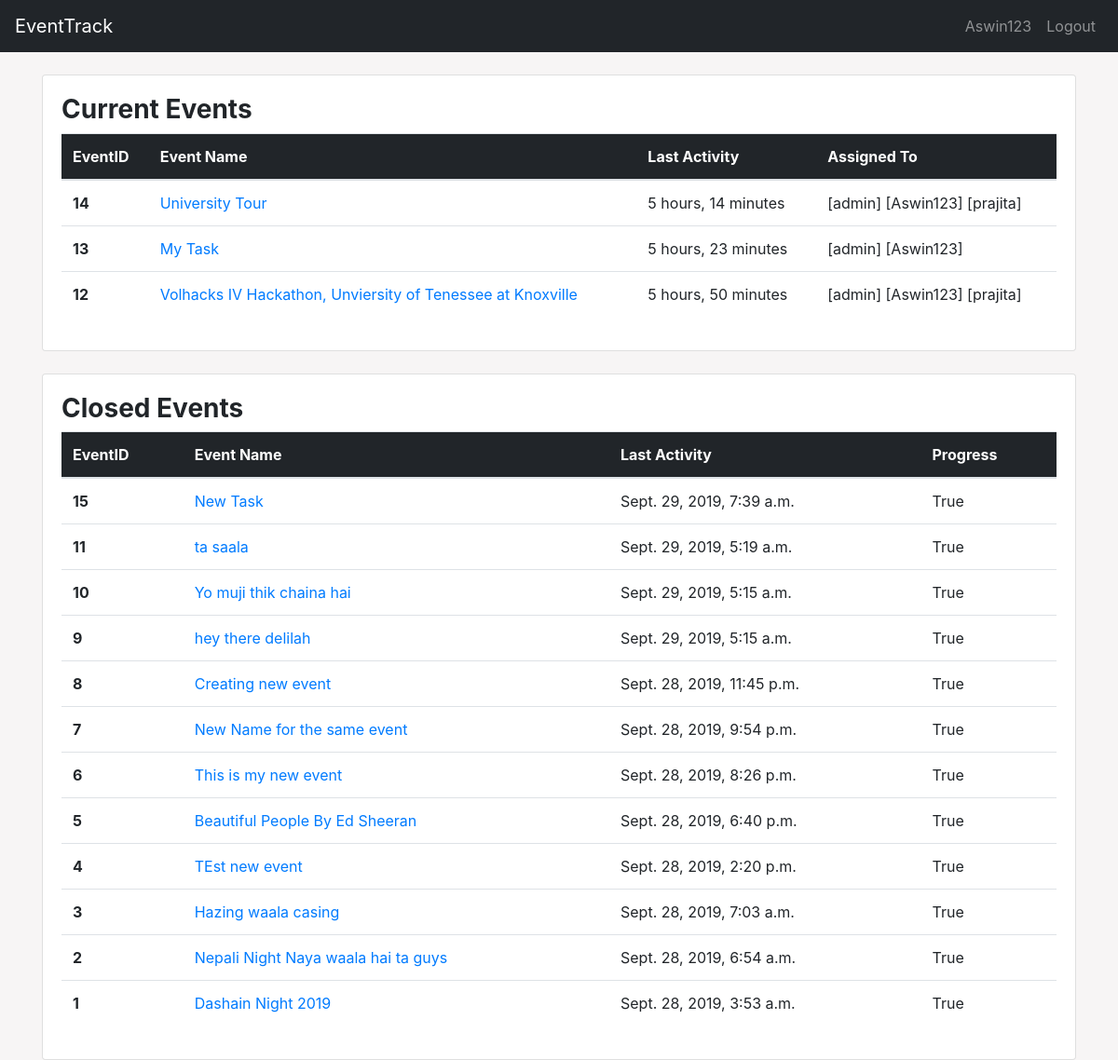
Screenshot of / (signed in) with the database file from the repository.
### main/models.py (models this page shows, shortened)
class Event(models.Model):
    event_name = models.CharField(max_length=250)
    created_by = models.ForeignKey(User, related_name="created_by",on_delete=models.CASCADE)
    created_on = models.DateTimeField(auto_now_add= True)
    volunteers = models.ManyToManyField(User, related_name="volunteers")
    closed     = models.BooleanField(default=False)
    hits       = models.IntegerField(default=0, blank=True, null=True)
    image      = models.ImageField(default=None, blank=True, null=True)
    slug       = models.SlugField(unique=True, max_length=1000)

### main/views.py (the view)
# urls.py: 2. Add a URL to urlpatterns:  path('', views.home, name='home')
def home(request):
    print("This is working")
    current_events = Event.objects.filter(closed=False).order_by('-created_on')
    closed_events = Event.objects.filter(closed=True).order_by("-created_on")
    context = {
        "current_events": current_events,
        "closed_events": closed_events
    }
    return render(request, 'main/index.html', context)

### main/templates/main/index.html (shortened to what this page needs)
{% extends 'main/base.html' %}
{% block content %}
<br>
<div class="container">
    <div class="card">
        <div class="card-body">
            <table class="table table-hover">
                <h3><strong>Current Events</strong></h3>
                <thead>
                  <tr>
                    <th scope="col">EventID</th>
                    <th scope="col">Event Name</th>
                    <th scope="col">Last Activity</th>
                    {% if request.user.is_superuser %}
                    <th scope="col">Action</th>
                    {% else %}
                    <th>Assigned To</th>
                    {% endif %}
                  </tr>
                </thead>
                <tbody>
                    {% for event in current_events %}
                  <tr>
                    <th scope="row">{{ event.id }}</th>
                    <td><a href="{% url 'main:details' event.slug %}">{{ event.event_name }}</a> </td>
                    <td>{{ event.created_on | timesince }}</td>
                    {% if request.user.is_superuser %}
                    <td><a href="{% url 'main:edit_event' event.slug %}"><i class="far fa-edit" style="color: orange;" data-toggle="tooltip" data-placement="top" title="Edit this event"></i></a>   /   / <a href="{% url 'main:close_event' event.slug %}">Close Event</a></td>
                    {% else %}
                    <td>{% for volunteer in event.volunteers.all %}[{{ volunteer.username }}] {% endfor %}</td>
                    {% endif %}
                  </tr>
                  {% endfor %}
                </tbody>
              </table>
        </div>
    </div>
</div>
<br>
<div class="container">
    <div class="card">
        <div class="card-body">
            <table class="table table-hover">
                <h3><strong>Closed Events</strong></h3>
                <thead>
                  <tr>
                    <th scope="col">EventID</th>
                    <th scope="col">Event Name</th>
                    <th scope="col">Last Activity</th>
                    <th scope="col">Progress</th>
                  </tr>
                </thead>
                <tbody>
                    {% for event in closed_events %}
                  <tr>
                    <th scope="row">{{ event.id }}</th>
                    <td><a href="{% url 'main:details' event.slug %}">{{ event.event_name }}</a></td>
                    <td>{{ event.created_on }}</td>
                    <td>{{ event.closed }}</td>
                  </tr>
                  {% endfor %}
                </tbody>
              </table>
        </div>
    </div>
</div>
{% endblock %}

### main/templates/main/base.html (shortened to what this page needs)
<!doctype html>
<html lang="en">
  <head>
    <link rel="stylesheet" href="https://maxcdn.bootstrapcdn.com/bootstrap/4.0.0/css/bootstrap.min.css">
    {% load staticfiles %}
    <link rel="stylesheet" href="{% static 'css/main.css' %}">
    <link href="https://maxcdn.bootstrapcdn.com/font-awesome/4.7.0/css/font-awesome.min.css" rel="stylesheet"
>
  </head>
  <body>
<nav class="navbar navbar-expand-lg navbar-dark" id="setColor">
    <a class="navbar-brand" href="{% url 'main:home' %}">EventTrack</a>
    <div class="collapse navbar-collapse" id="navbarNavDropdown">
      <ul class="navbar-nav ml-auto">
        {% if not request.user.is_authenticated %}
        <li class="nav-item">
          <a class="nav-link" href="{% url 'accounts:login' %}">Login</a>
        </li>
        <li class="nav-item">
          <a class="nav-link" href="{% url 'accounts:register' %}">Register</a>
        </li>
        {% else %}
        <li class="nav-item">
            <a class="nav-link" href="#">{{ request.user.username }}</a>
        </li>
        <li class="nav-item">
            <a class="nav-link" href="{% url 'accounts:logout' %}">Logout</a>
        </li>
        {% endif %}
      </ul>
    </div>
  </nav>
{% block content %}
{% endblock %}
  </body>
</html>

### main/static/css/main.css (style rules this page uses)
body { background-color: #f7f5f5; }
thead { background: #212529; color: white; }
#setColor { background: #212529; color: white; }

### rows the page displays
Event: id "14", event_name "University Tour", created_on "5 hours, 14 minutes"
Event: id "13", event_name "My Task", created_on "5 hours, 23 minutes"
Event: id "12", event_name "Volhacks IV Hackathon, Unviersity of Tenessee at Knoxville", created_on "5 hours, 50 minutes"
Event: id "15", event_name "New Task", created_on "Sept. 29, 2019, 7:39 a.m.", closed "True"
Event: id "11", event_name "ta saala", created_on "Sept. 29, 2019, 5:19 a.m.", closed "True"
Event: id "10", event_name "Yo muji thik chaina hai", created_on "Sept. 29, 2019, 5:15 a.m.", closed "True"
Event: id "9", event_name "hey there delilah", created_on "Sept. 29, 2019, 5:15 a.m.", closed "True"
Event: id "8", event_name "Creating new event", created_on "Sept. 28, 2019, 11:45 p.m.", closed "True"
Event: id "7", event_name "New Name for the same event", created_on "Sept. 28, 2019, 9:54 p.m.", closed "True"
Event: id "6", event_name "This is my new event", created_on "Sept. 28, 2019, 8:26 p.m.", closed "True"
Event: id "5", event_name "Beautiful People By Ed Sheeran", created_on "Sept. 28, 2019, 6:40 p.m.", closed "True"
Event: id "4", event_name "TEst new event", created_on "Sept. 28, 2019, 2:20 p.m.", closed "True"
Event: id "3", event_name "Hazing waala casing", created_on "Sept. 28, 2019, 7:03 a.m.", closed "True"
Event: id "2", event_name "Nepali Night Naya waala hai ta guys", created_on "Sept. 28, 2019, 6:54 a.m.", closed "True"
Event: id "1", event_name "Dashain Night 2019", created_on "Sept. 28, 2019, 3:53 a.m.", closed "True"

### other values shown
{{ request.user.username }} "Aswin123"
{{ volunteer.username }} "admin"
{{ volunteer.username }} "Aswin123"
{{ volunteer.username }} "prajita"
